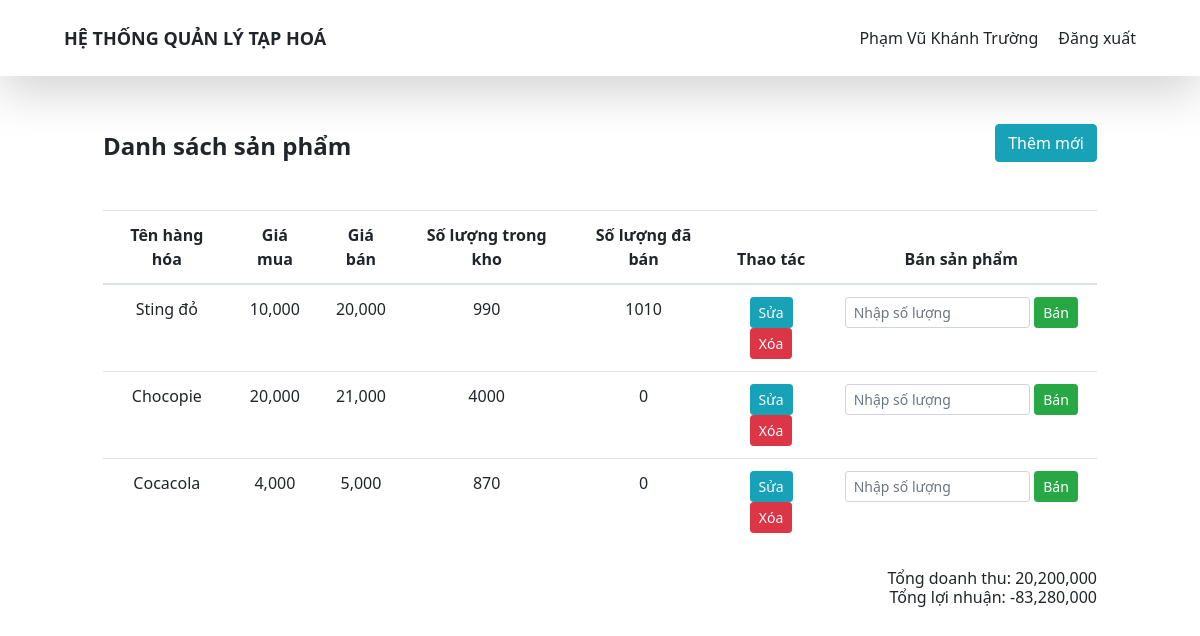
Before: / (signed in) with the older database file.
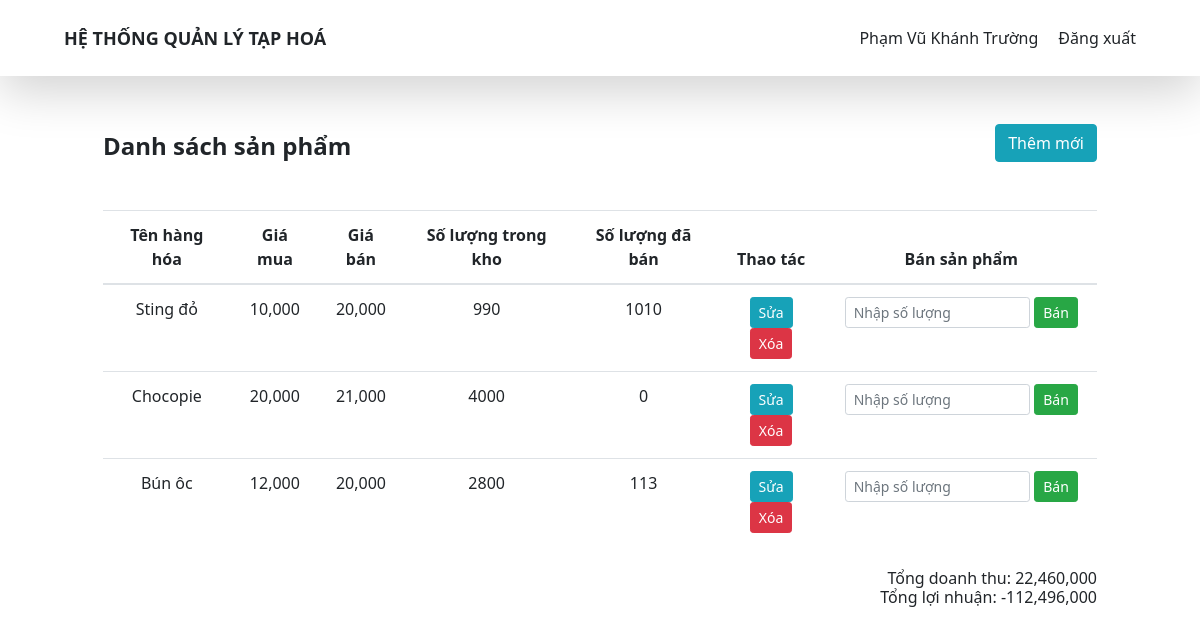
After: the same page with the newer database file.
### api/models.py (models this page shows)
class Product(models.Model):
    name = models.CharField(max_length=100)
    purchase_price = models.DecimalField(max_digits=10, decimal_places=0)
    selling_price = models.DecimalField(max_digits=10, decimal_places=0)
    quantity = models.PositiveIntegerField()
    quantity_sold = models.PositiveIntegerField(default=0)

### api/views.py (the view)
# urls.py: path('', views.product_list, name="product_list"),
@login_required
def product_list(request):
    items = Product.objects.all()
    total_revenue = sum(product.selling_price * product.quantity_sold for product in items)
    total_profit = total_revenue - sum(product.purchase_price * (product.quantity + product.quantity_sold) for product in items)
    return render(request, 'list.html', {
        "items": items,
        "total_revenue": total_revenue,
        "total_profit": total_profit,
    })

### api/templates/list.html (shortened to what this page needs)
{% load humanize %}
<!DOCTYPE html>
<html lang="en">
<head>
    <link rel="stylesheet" href="https://maxcdn.bootstrapcdn.com/bootstrap/4.5.2/css/bootstrap.min.css">
    <link href="https://cdn.jsdelivr.net/npm/tailwindcss@2.2.19/dist/tailwind.min.css" rel="stylesheet">
</head>
<body>
    <nav class="bg-white p-6 shadow-lg w-full">
        <div class="px-10 flex justify-between items-center gap-x-52">
            <div>
                <a href="#"><h1 class="text-lg font-semibold">HỆ THỐNG QUẢN LÝ TẠP HOÁ</h1></a>
            </div>
            <div class="flex justify-between space-x-5 flex items-center min-w-max">
                <a href="#">{{user.first_name}} {{user.last_name}}</a>
                <a href="logout">Đăng xuất</a>
            </div>
        </div>
    </nav>
    <div class="mt-5">
        <div class="container">
            <div class="mb-5 d-flex justify-content-between align-items-end">
                <h1 class="text-2xl font-semibold">Danh sách sản phẩm</h1>
                <a href="/create/" class="btn btn-info">Thêm mới</a>
            </div>
            <table class="table text-center">
                <thead>
                    <tr>
                        <th>Tên hàng hóa</th>
                        <th>Giá mua</th>
                        <th>Giá bán</th>
                        <th>Số lượng trong kho</th>
                        <th>Số lượng đã bán</th>
                        <th>Thao tác</th>
                        <th>Bán sản phẩm</th>
                    </tr>
                </thead>
                <tbody>
                    {% for item in items %}
                        <tr>
                            <td>{{item.name}}</td>
                            <td>{{item.purchase_price|intcomma}}</td>
                            <td>{{item.selling_price|intcomma}}</td>
                            <td>{{item.quantity}}</td>
                            <td>{{item.quantity_sold}}</td>
                            <td>
                                <a href="/update/{{item.id}}/" class="btn btn-info btn-sm">Sửa</a>
                                <a href="/delete/{{item.id}}/" class="btn btn-danger btn-sm"
                                    onclick="return confirm('Bạn có chắc muốn xóa sản phẩm này?')">Xóa</a>
                            </td>
                            <td>
                                <form method="get" action="/sell/{{item.id}}/" class="d-flex justify-content-center">
                                    <input type="number" name="quantity" class="form-control form-control-sm w-75"
                                        placeholder="Nhập số lượng" required>
                                    <button type="submit" class="btn btn-success btn-sm ml-1"
                                        onclick="return confirm('Xác nhận bán sản phẩm này?')">Bán</button>
                                </form>
                            </td>
                        </tr>
                    {% endfor %}
                </tbody>
            </table>
            <div class="text-right mt-4">
                <h5>Tổng doanh thu: {{total_revenue|intcomma}}</h5>
                <h5>Tổng lợi nhuận: {{total_profit|intcomma}}</h5>
            </div>
        </div>
    </div>
</body>
</html>

Changed rows visible on the page:
removed Product: name "Cocacola", purchase_price "4,000", selling_price "5,000", quantity "870", quantity_sold "0"
added Product: name "Bún ôc", purchase_price "12,000", selling_price "20,000", quantity "2800", quantity_sold "113"
Other visible differences:
{{ total_revenue|intcomma }}: "20,200,000" → "22,460,000"
{{ total_profit|intcomma }}: "-83,280,000" → "-112,496,000"
